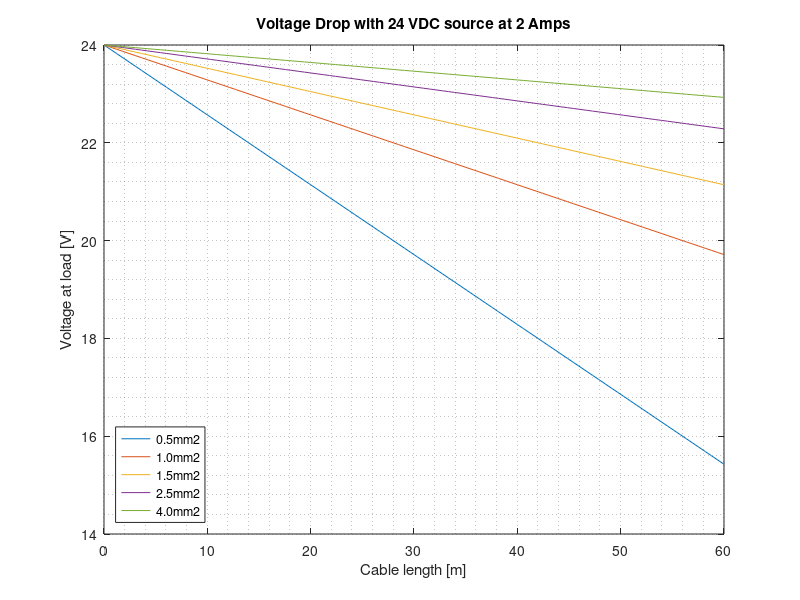

Write the MATLAB code that produced this figure.
% Clear and close all
clc
clear
close

%%%%%%%%%%%%%%%%%%%%%%%%%%%%%%%%%%%%%%%%%%%%%%%%%%%%%%%%%%%%%%%%%%%%%%%%%%%%%%%%
% Calculation for DC current
%%%%%%%%%%%%%%%%%%%%%%%%%%%%%%%%%%%%%%%%%%%%%%%%%%%%%%%%%%%%%%%%%%%%%%%%%%%%%%%%

l = 50;         % Cable length [m]
A = 1.0;          % Cable cross-section [mm2]            
rho = 0.01786;  % Resistivity [ohm * mm2 / m]

Usrc = 24;      % Source [V]
I = 2;          % Current [A]

disp('Cable resistance [ohm]')
R = 2 * ((rho * l/A))
disp('')

disp('Voltage Load [V]')
Uld = Usrc - (R * I)

disp('')
disp('Voltage Drop [%]')
Vdrop = (Usrc - Uld)* 100 / Usrc

% Plot with cable examples from 0 up to 50m and cable cross section from 0.5mm2
% to 4.0mm2
l_variable = linspace(0, 60);
R05 = 2 * ((rho * l_variable/0.5));
R10 = 2 * ((rho * l_variable/1));
R15 = 2 * ((rho * l_variable/1.5));
R25 = 2 * ((rho * l_variable/2.5));
R40 = 2 * ((rho * l_variable/4));

figure (1);
plot (l_variable, (Usrc - R05 * I));
hold on
plot (l_variable, (Usrc - R10 * I));
plot (l_variable, (Usrc - R15 * I));
plot (l_variable, (Usrc - R25 * I));
plot (l_variable, (Usrc - R40 * I));

xlabel ('Cable length [m]');
ylabel ('Voltage at load [V]');
title ('Voltage Drop with 24 VDC source at 2 Amps');
legend ({'0.5mm2', '1.0mm2','1.5mm2', '2.5mm2', '4.0mm2'}, 'Location','southwest');
grid minor;
